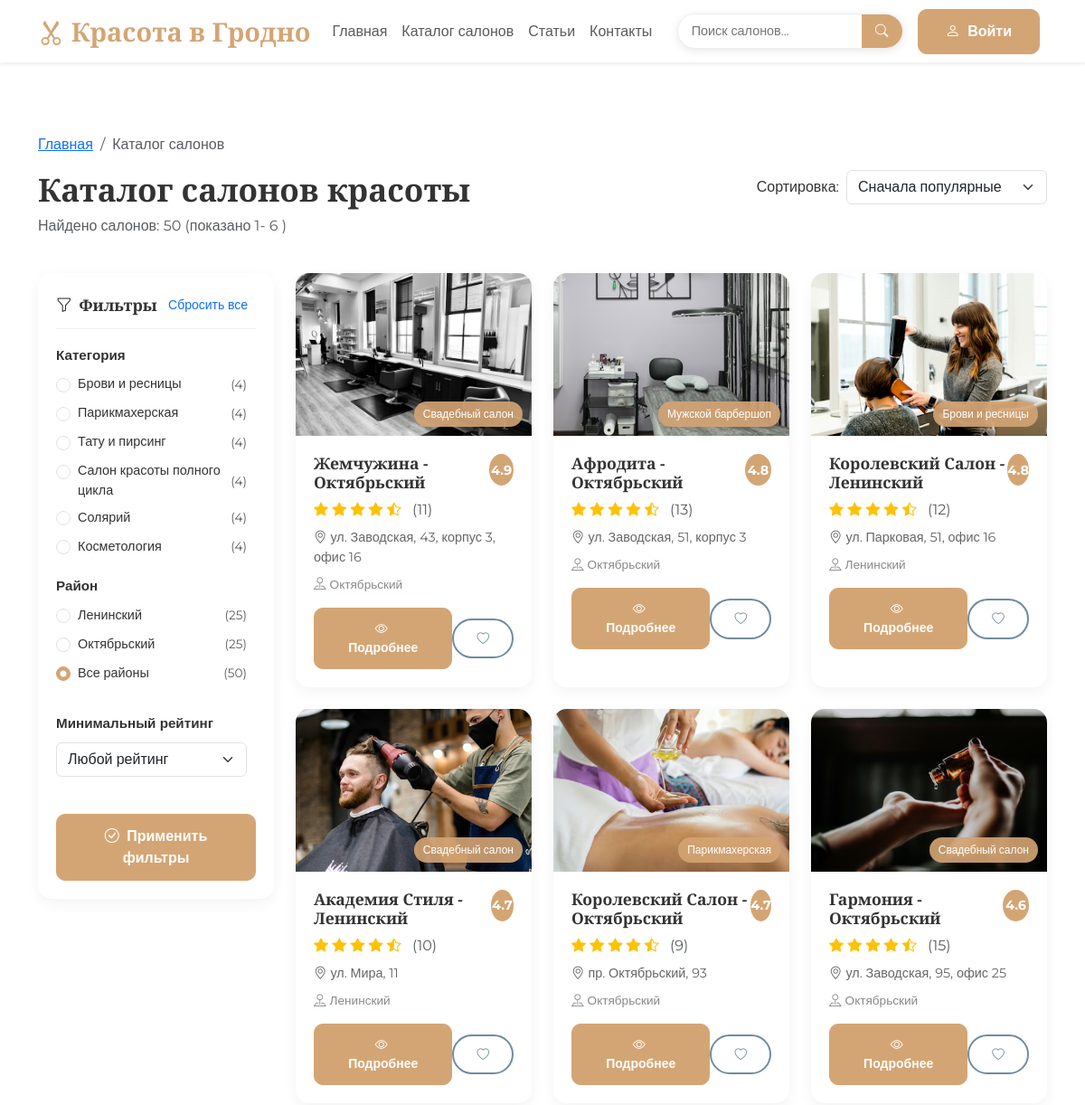
The app's page /catalog (upper part), older data.
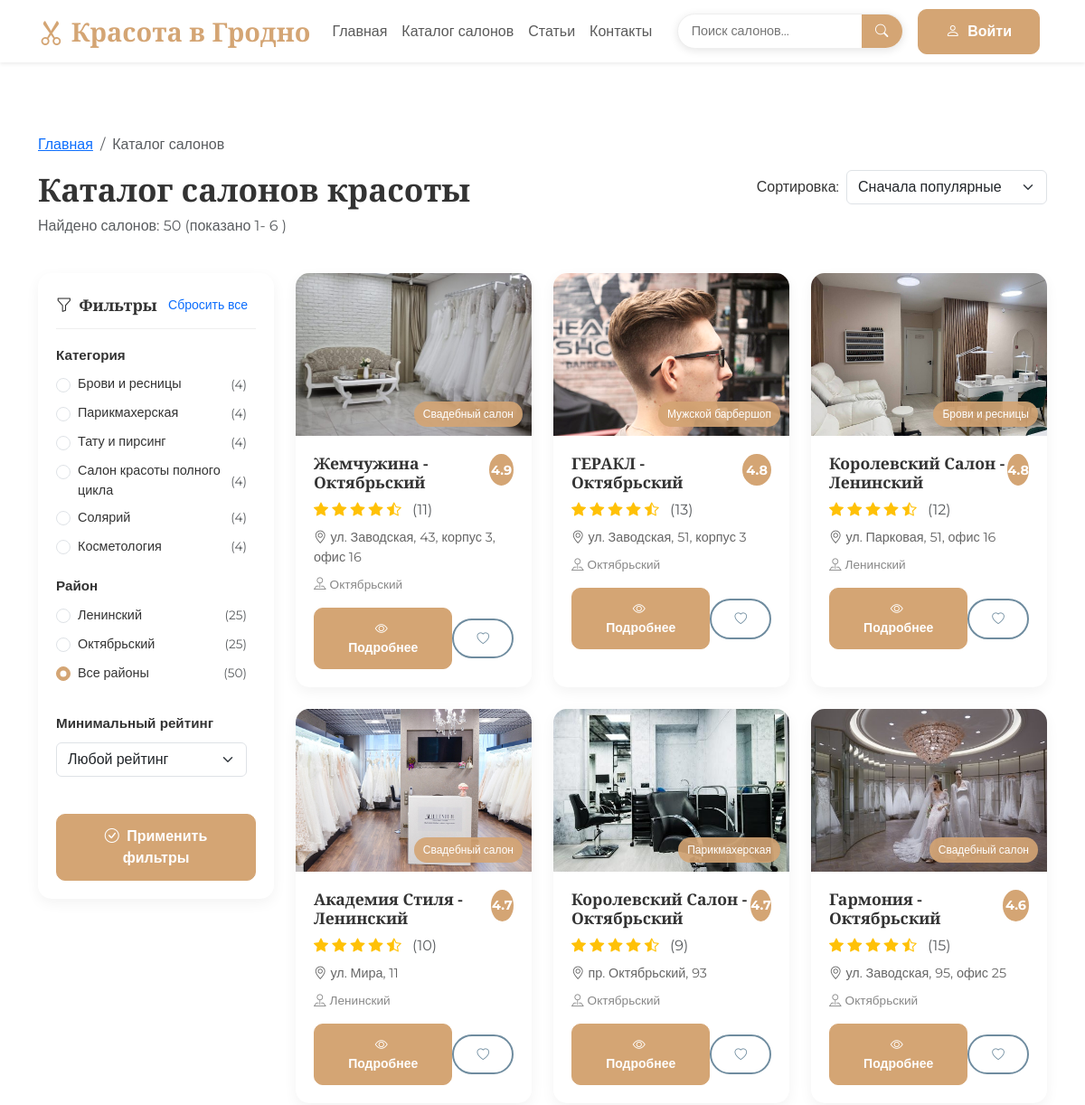
The same page, newer data.
### models.py (models this page shows)
class Salon(db.Model):
    __tablename__ = 'salons'
    id = db.Column(db.Integer, primary_key=True)
    name = db.Column(db.String(200))
    category = db.Column(db.String(100))
    description = db.Column(db.Text)
    address = db.Column(db.String(300))
    district = db.Column(db.String(100))
    phone = db.Column(db.String(20))
    working_hours = db.Column(db.String(200))
    rating = db.Column(db.Float, default=0.0)
    reviews_count = db.Column(db.Integer, default=0)
    is_verified = db.Column(db.Boolean, default=False)
    image_url = db.Column(db.String(300), default='/static/img/default.png')
    created_at = db.Column(db.DateTime, server_default=db.func.now())
    services = db.relationship('Service', backref='salon', lazy=True, cascade='all, delete-orphan')
    reviews = db.relationship('Review', backref='salon', lazy=True, cascade='all, delete-orphan')

### app.py (the view, shortened to what this page needs)
@app.route('/catalog')
def catalog():
    category = request.args.get('category', None)
    district = request.args.get('district', None)
    min_rating = request.args.get('min_rating', None)
    sort_by = request.args.get('sort_by', 'popular')
    page = request.args.get('page', 1, type=int)
    query = Salon.query
    if category:
        query = query.filter(func.lower(Salon.category) == func.lower(category))
    if district:
        query = query.filter(func.lower(Salon.district) == func.lower(district))
    if min_rating and min_rating != '':
        try:
            rating_value = float(min_rating)
            query = query.filter(Salon.rating >= rating_value)
        except ValueError:
            pass
    if sort_by == 'rating':
        query = query.order_by(Salon.rating.desc())
    elif sort_by == 'reviews':
        query = query.order_by(Salon.reviews_count.desc())
    elif sort_by == 'name':
        query = query.order_by(Salon.name.asc())
    else:
        query = query.order_by(Salon.rating.desc(), Salon.reviews_count.desc())
    items_per_page = 6
    total_items = query.count()
    total_pages = max(1, math.ceil(total_items / items_per_page))
    page = min(page, total_pages)
    salons = query.offset((page - 1) * items_per_page).limit(items_per_page).all()
    categories = [cat[0] for cat in db.session.query(Salon.category).distinct().all() if cat[0]]
    districts = [dist[0] for dist in db.session.query(Salon.district).distinct().all() if dist[0]]
    category_counts = {}
    district_counts = {}
    for cat in categories:
        cat_query = Salon.query.filter(func.lower(Salon.category) == func.lower(cat))
        if district:
            cat_query = cat_query.filter(func.lower(Salon.district) == func.lower(district))
        if min_rating and min_rating != '':
            try:
                rating_value = float(min_rating)
                cat_query = cat_query.filter(Salon.rating >= rating_value)
            except ValueError:
                pass
        category_counts[cat] = cat_query.count()
    for dist in districts:
        dist_query = Salon.query.filter(func.lower(Salon.district) == func.lower(dist))
        if category:
            dist_query = dist_query.filter(func.lower(Salon.category) == func.lower(category))
        if min_rating and min_rating != '':
            try:
                rating_value = float(min_rating)
                dist_query = dist_query.filter(Salon.rating >= rating_value)
            except ValueError:
                pass
        district_counts[dist] = dist_query.count()
    all_categories_query = Salon.query
    all_districts_query = Salon.query
    if district:
        all_categories_query = all_categories_query.filter(
            func.lower(Salon.district) == func.lower(district)
        )
    if category:
        all_districts_query = all_districts_query.filter(
            func.lower(Salon.category) == func.lower(category)
        )
    all_categories_count = all_categories_query.count()
    all_districts_count = all_districts_query.count()
    return render_template('catalog.html',
        title="Каталог салонов",
        salons=salons,
        categories=categories,
        districts=districts,
        all_categories_count=all_categories_count,
        all_districts_count=all_districts_count,
        category_counts=category_counts,
        district_counts=district_counts,
        current_category=category,
        current_district=district,
        current_rating=min_rating if min_rating else '',
        current_sort=sort_by,
        current_page=page,
        total_pages=total_pages,
        total_items=total_items,
        items_per_page=items_per_page
    )

### app.py (called while the page is built)
@app.context_processor
def inject_now():
    return {'now': datetime.now()}

@app.context_processor
def inject_user():
    return {'current_user': current_user}

### templates/catalog.html (shortened to what the changed rows need)
{% extends "base.html" %} {% block content %}
<div class="container mt-5 pt-4">
  <div class="row mb-4">
    <div class="col-md-8">
      <h1 class="page-title">Каталог салонов красоты</h1>
    </div>
  </div>
  <div class="row">
    <div class="col-lg-9">
      <div class="row" id="salonsContainer">
        {% if salons %}
          {% for salon in salons %}
          <div class="col-md-6 col-lg-4 mb-4">
            <div class="catalog-salon-card">
              <div class="catalog-salon-image">
                <img
                  src="{{ salon.image_url }}"
                  alt="{{ salon.name }}"
                  class="img-fluid"
                />
                <div class="salon-category-badge">{{ salon.category }}</div>
              </div>
              <div class="catalog-salon-content">
                <div class="d-flex justify-content-between align-items-start mb-2">
                  <h5 class="salon-name">{{ salon.name }}</h5>
                  <div class="salon-rating">
                    <span class="rating-number">{{ "%.1f"|format(salon.rating) }}</span>
                  </div>
                </div>
                <div class="rating mb-2">
                  {% for i in range(5) %}
                    {% if i < salon.rating|int %}
                    <i class="bi bi-star-fill text-warning"></i>
                    {% elif i < salon.rating %}
                    <i class="bi bi-star-half text-warning"></i>
                    {% else %}
                    <i class="bi bi-star text-secondary"></i>
                    {% endif %}
                  {% endfor %}
                  <span class="text-muted ms-2">({{ salon.reviews_count }})</span>
                </div>
                <p class="salon-address mb-2">
                  <i class="bi bi-geo-alt me-1"></i>{{ salon.address }}
                </p>
                <p class="salon-district mb-3">
                  <i class="bi bi-pin-map me-1"></i>{{ salon.district }}
                </p>
                <div class="d-flex justify-content-between align-items-center">
                  <a href="/catalog/{{ salon.id }}" class="btn btn-beauty btn-sm">
                    <i class="bi bi-eye me-1"></i> Подробнее
                  </a>
                  <button class="btn btn-outline-beauty btn-sm">
                    <i class="bi bi-heart"></i>
                  </button>
                </div>
              </div>
            </div>
          </div>
          {% endfor %}
        {% endif %}
      </div>
    </div>
  </div>
</div>
{% endblock %}

Row changes from the older to the newer data that the page shows:
changed Salon "Жемчужина - Октябрьский": image_url: a different picture
changed Salon "ул. Заводская, 51, корпус 3": image_url: a different picture; name "Афродита - Октябрьский" → "ГЕРАКЛ - Октябрьский"
changed Salon "Королевский Салон - Ленинский": image_url: a different picture
changed Salon "Академия Стиля - Ленинский": image_url: a different picture
changed Salon "Королевский Салон - Октябрьский": image_url: a different picture
changed Salon "Гармония - Октябрьский": image_url: a different picture
